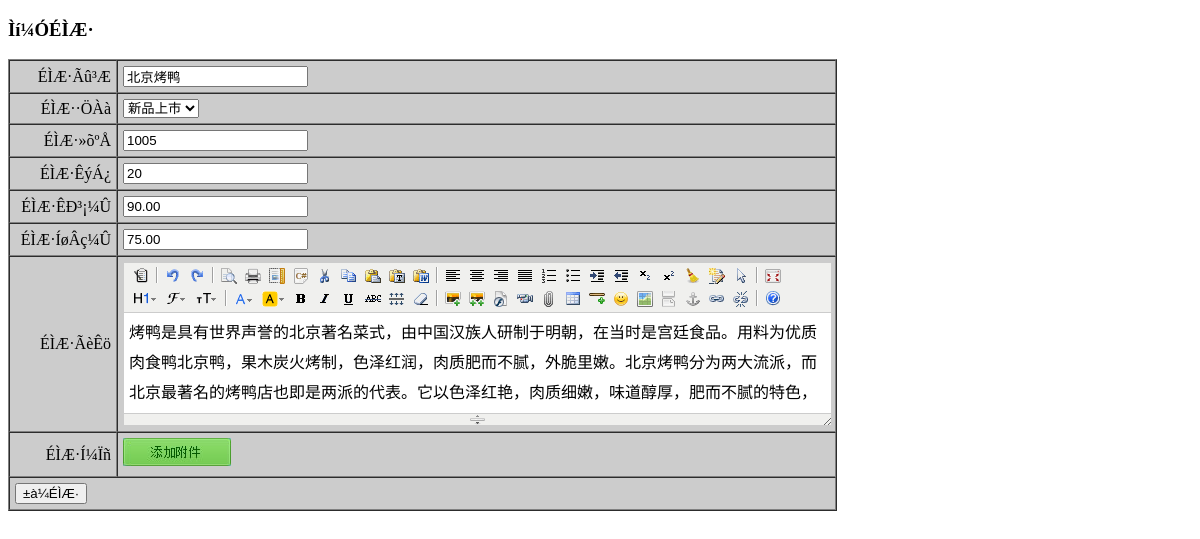
The app's page /ds02/admin/editPro.php?id=3 (signed in) with its own data.
### tables this page shows
CREATE TABLE IF NOT EXISTS `food_pro` (
  `id` int(10) unsigned NOT NULL AUTO_INCREMENT,
  `pName` varchar(50) NOT NULL,
  `pSn` varchar(50) NOT NULL,
  `pNum` int(10) unsigned DEFAULT '1',
  `mPrice` decimal(10,2) NOT NULL,
  `iPrice` decimal(10,2) NOT NULL,
  `pDesc` text,
  `pImg` varchar(50) NOT NULL,
  `pubTime` int(10) unsigned NOT NULL,
  `isShow` tinyint(1) DEFAULT '1',
  `isHot` tinyint(1) DEFAULT '0',
  `cId` smallint(5) unsigned NOT NULL,
  PRIMARY KEY (`id`),
  UNIQUE KEY `pName` (`pName`)
);

CREATE TABLE IF NOT EXISTS `food_cate` (
  `id` smallint(5) unsigned NOT NULL AUTO_INCREMENT,
  `cName` varchar(50) DEFAULT NULL,
  PRIMARY KEY (`id`),
  UNIQUE KEY `cName` (`cName`)
);

### ds02/core/pro.inc.php (called while the page is built, shortened)
<?php
function getProById($id){
    $sql="select p.id,p.pName,p.pSn,p.pNum,p.mPrice,p.iPrice,p.pDesc,p.pubTime,p.isShow,p.isHot,c.cName,p.cId from food_pro as p join food_cate c on p.cId=c.id where p.id={$id}";
    $row=fetchOne($sql);
    return $row;
}

### ds02/lib/mysql.func.php (called while the page is built, shortened)
<?php
function fetchOne($sql,$result_type=MYSQL_ASSOC){
	$result=mysql_query($sql);
	$row=mysql_fetch_array($result,$result_type);
	return $row;
}
function fetchAll($sql,$result_type=MYSQL_ASSOC){
	$result=mysql_query($sql);
	while(@$row=mysql_fetch_array($result,$result_type)){
		$rows[]=$row;
	}
	return $rows;
}

### ds02/core/cate.inc.php (called while the page is built, shortened)
<?php
function getAllCate(){
    $sql="select id,cName from food_cate";
    $rows=fetchAll($sql);
    return $rows;
}

### ds02/admin/editPro.php (the view, shortened to what this page needs)
<?php
$rows=getAllCate();
$id=$_REQUEST['id'];
$proInfo=getProById($id);
?>
<!doctype html>
<html>
<head>
<link href="styles/global.css"  rel="stylesheet"  type="text/css" media="all" />
</head>
<body>
<h3>Ìí¼ÓÉÌÆ·</h3>
<form action="doAdminAction.php?act=editPro&id=<?php echo $id;?>" method="post" enctype="multipart/form-data">
<table width="70%"  border="1" cellpadding="5" cellspacing="0" bgcolor="#cccccc">
	<tr>
		<td align="right">ÉÌÆ·Ãû³Æ</td>
		<td><input type="text" name="pName"  value="<?php echo $proInfo['pName'];?>"/></td>
	</tr>
	<tr>
		<td align="right">ÉÌÆ··ÖÀà</td>
		<td>
		<select name="cId">
			<?php foreach($rows as $row):?>
				<option value="<?php echo $row['id'];?>" <?php echo $row['id']==$proInfo['cId']?"selected='selected'":null;?>><?php echo $row['cName'];?></option>
			<?php endforeach;?>
		</select>
		</td>
	</tr>
	<tr>
		<td align="right">ÉÌÆ·»õºÅ</td>
		<td><input type="text" name="pSn"  value="<?php echo $proInfo['pSn'];?>"/></td>
	</tr>
	<tr>
		<td align="right">ÉÌÆ·ÊýÁ¿</td>
		<td><input type="text" name="pNum"  value="<?php echo $proInfo['pNum'];?>"/></td>
	</tr>
	<tr>
		<td align="right">ÉÌÆ·ÊÐ³¡¼Û</td>
		<td><input type="text" name="mPrice"  value="<?php echo $proInfo['mPrice'];?>"/></td>
	</tr>
	<tr>
		<td align="right">ÉÌÆ·ÍøÂç¼Û</td>
		<td><input type="text" name="iPrice"  value="<?php echo $proInfo['iPrice'];?>"/></td>
	</tr>
	<tr>
		<td align="right">ÉÌÆ·ÃèÊö</td>
		<td>
		</td>
	</tr>
	<tr>
		<td align="right">ÉÌÆ·Í¼Ïñ</td>
		<td>
			<a href="javascript:void(0)" id="selectFileBtn">Ìí¼Ó¸½¼þ</a>
			<div id="attachList" class="clear"></div>
		</td>
	</tr>
	<tr>
		<td colspan="2"><input type="submit"  value="±à¼­ÉÌÆ·"/></td>
	</tr>
</table>
</form>
</body>
</html>

### ds02/admin/styles/global.css (style rules this page uses)
a { color:#00549D; text-decoration:none; }
.clear:after { content:"."; display:block; height:0; visibility:hidden; clear:both; }
.clear { zoom:1; clear:both; }
#selectFileBtn { display:table; width:108px; height:28px; float:left; overflow:hidden; text-indent:-9999px; background:url(../img/attach.jpg); }
#attachList { width:510px; padding-top:5px; }

### records on screen
food_pro: pName "北京烤鸭", cId "新品上市", pSn "1005", pNum "20", mPrice "90.00", iPrice "75.00"
